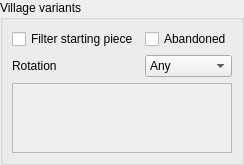
         <widget class="QWidget" name="pageVillage">
          <layout class="QGridLayout" name="gridLayoutVillage">
           <property name="leftMargin">
            <number>0</number>
           </property>
           <property name="topMargin">
            <number>0</number>
           </property>
           <property name="rightMargin">
            <number>0</number>
           </property>
           <property name="bottomMargin">
            <number>0</number>
           </property>
           <item row="0" column="0">
            <widget class="QGroupBox" name="groupBoxVillage">
             <property name="title">
              <string>Village variants</string>
             </property>
             <layout class="QGridLayout" name="gridLayoutVillage2">
              <item row="0" column="0">
               <widget class="QCheckBox" name="checkStartPieces">
                <property name="toolTip">
                 <string>Allow only structures that start with one of the selected pieces</string>
                </property>
                <property name="text">
                 <string>Filter starting piece</string>
                </property>
               </widget>
              </item>
              <item row="0" column="1">
               <widget class="QCheckBox" name="checkAbandoned">
                <property name="text">
                 <string>Abandoned</string>
                </property>
                <property name="tristate">
                 <bool>true</bool>
                </property>
               </widget>
              </item>
               <item row="1" column="0">
                <widget class="QLabel" name="labelVillageRotation">
                 <property name="text">
                  <string>Rotation</string>
                 </property>
                </widget>
               </item>
               <item row="1" column="1">
                <widget class="QComboBox" name="comboVillageRotation">
                 <item>
                  <property name="text">
                   <string>Any</string>
                  </property>
                 </item>
                 <item>
                  <property name="text">
                   <string>0°</string>
                  </property>
                 </item>
                 <item>
                  <property name="text">
                   <string>90°</string>
                  </property>
                 </item>
                 <item>
                  <property name="text">
                   <string>180°</string>
                  </property>
                 </item>
                 <item>
                  <property name="text">
                   <string>270°</string>
                  </property>
                 </item>
                </widget>
               </item>
               <item row="2" column="0" colspan="2">
                <widget class="QScrollArea" name="scrollVillagePieces">
                <property name="widgetResizable">
                 <bool>true</bool>
                </property>
                <widget class="QWidget" name="scrollVillagePiecesContents">
                 <layout class="QVBoxLayout" name="verticalLayout_3_1">
                  <item>
                   <layout class="QGridLayout" name="gridVillagePieces"/>
                  </item>
                 </layout>
                </widget>
               </widget>
              </item>
             </layout>
            </widget>
           </item>
          </layout>
         </widget>
